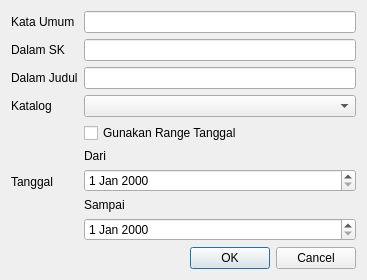
<?xml version="1.0" encoding="UTF-8"?>
<ui version="4.0">
 <class>Dialog</class>
 <widget class="QDialog" name="Dialog">
  <property name="geometry">
   <rect>
    <x>0</x>
    <y>0</y>
    <width>367</width>
    <height>262</height>
   </rect>
  </property>
  <property name="windowTitle">
   <string>Cari</string>
  </property>
  <layout class="QVBoxLayout" name="verticalLayout">
   <item>
    <layout class="QGridLayout" name="gridLayout">
     <item row="2" column="1">
      <widget class="QLineEdit" name="titleEdit"/>
     </item>
     <item row="2" column="0">
      <widget class="QLabel" name="label_3">
       <property name="text">
        <string>Dalam Judul</string>
       </property>
      </widget>
     </item>
     <item row="3" column="1">
      <widget class="QComboBox" name="catalogEdit"/>
     </item>
     <item row="1" column="1">
      <widget class="QLineEdit" name="indexEdit"/>
     </item>
     <item row="0" column="0">
      <widget class="QLabel" name="label">
       <property name="text">
        <string>Kata Umum</string>
       </property>
      </widget>
     </item>
     <item row="1" column="0">
      <widget class="QLabel" name="label_2">
       <property name="text">
        <string>Dalam SK</string>
       </property>
      </widget>
     </item>
     <item row="0" column="1">
      <widget class="QLineEdit" name="commonEdit"/>
     </item>
     <item row="3" column="0">
      <widget class="QLabel" name="label_4">
       <property name="text">
        <string>Katalog</string>
       </property>
      </widget>
     </item>
     <item row="4" column="0">
      <widget class="QLabel" name="label_5">
       <property name="text">
        <string>Tanggal</string>
       </property>
      </widget>
     </item>
     <item row="4" column="1">
      <layout class="QVBoxLayout" name="verticalLayout_2">
       <item>
        <widget class="QCheckBox" name="dateEdit_use">
         <property name="text">
          <string>Gunakan Range Tanggal</string>
         </property>
        </widget>
       </item>
       <item>
        <widget class="QLabel" name="label_6">
         <property name="text">
          <string>Dari</string>
         </property>
        </widget>
       </item>
       <item>
        <widget class="QDateEdit" name="dateEdit_start"/>
       </item>
       <item>
        <widget class="QLabel" name="label_7">
         <property name="text">
          <string>Sampai</string>
         </property>
        </widget>
       </item>
       <item>
        <widget class="QDateEdit" name="dateEdit_end"/>
       </item>
      </layout>
     </item>
    </layout>
   </item>
   <item>
    <widget class="QDialogButtonBox" name="buttonBox">
     <property name="orientation">
      <enum>Qt::Horizontal</enum>
     </property>
     <property name="standardButtons">
      <set>QDialogButtonBox::Cancel|QDialogButtonBox::Ok</set>
     </property>
    </widget>
   </item>
  </layout>
 </widget>
 <resources/>
 <connections>
  <connection>
   <sender>buttonBox</sender>
   <signal>accepted()</signal>
   <receiver>Dialog</receiver>
   <slot>accept()</slot>
   <hints>
    <hint type="sourcelabel">
     <x>248</x>
     <y>254</y>
    </hint>
    <hint type="destinationlabel">
     <x>157</x>
     <y>274</y>
    </hint>
   </hints>
  </connection>
  <connection>
   <sender>buttonBox</sender>
   <signal>rejected()</signal>
   <receiver>Dialog</receiver>
   <slot>reject()</slot>
   <hints>
    <hint type="sourcelabel">
     <x>316</x>
     <y>260</y>
    </hint>
    <hint type="destinationlabel">
     <x>286</x>
     <y>274</y>
    </hint>
   </hints>
  </connection>
 </connections>
</ui>
